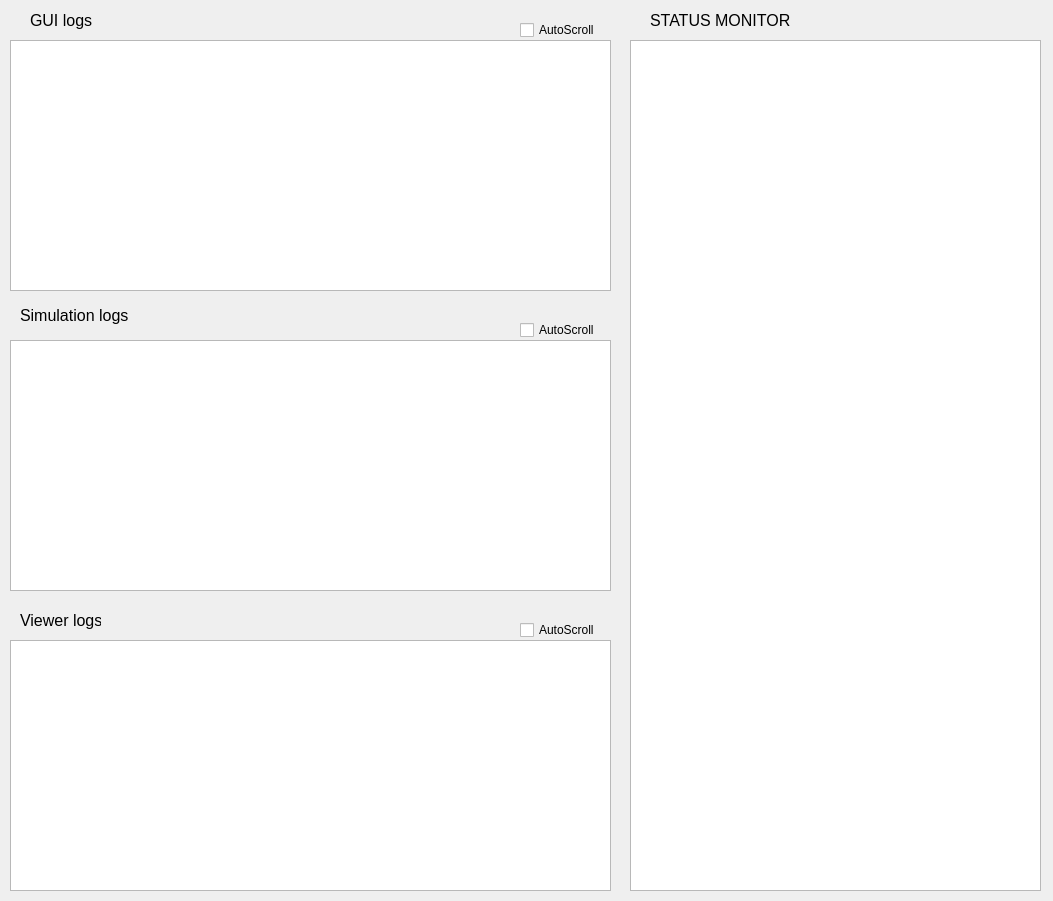
<?xml version="1.0" encoding="UTF-8"?>
<ui version="4.0">
 <class>DiagnosticsWindow</class>
 <widget class="QWidget" name="DiagnosticsWindow">
  <property name="geometry">
   <rect>
    <x>0</x>
    <y>0</y>
    <width>1053</width>
    <height>901</height>
   </rect>
  </property>
  <property name="windowTitle">
   <string>Form</string>
  </property>
  <widget class="QLabel" name="l_gui_logs">
   <property name="geometry">
    <rect>
     <x>30</x>
     <y>10</y>
     <width>121</width>
     <height>21</height>
    </rect>
   </property>
   <property name="font">
    <font>
     <family>Arial</family>
     <pointsize>12</pointsize>
    </font>
   </property>
   <property name="text">
    <string>GUI logs</string>
   </property>
  </widget>
  <widget class="QLabel" name="l_simulation_logs">
   <property name="geometry">
    <rect>
     <x>20</x>
     <y>300</y>
     <width>131</width>
     <height>31</height>
    </rect>
   </property>
   <property name="font">
    <font>
     <family>Arial</family>
     <pointsize>12</pointsize>
    </font>
   </property>
   <property name="text">
    <string>Simulation logs</string>
   </property>
  </widget>
  <widget class="QLabel" name="l_viewer_logs">
   <property name="geometry">
    <rect>
     <x>20</x>
     <y>610</y>
     <width>81</width>
     <height>21</height>
    </rect>
   </property>
   <property name="font">
    <font>
     <family>Arial</family>
     <pointsize>12</pointsize>
    </font>
   </property>
   <property name="text">
    <string>Viewer logs</string>
   </property>
  </widget>
  <widget class="QTextEdit" name="te_monitor">
   <property name="geometry">
    <rect>
     <x>630</x>
     <y>40</y>
     <width>411</width>
     <height>851</height>
    </rect>
   </property>
  </widget>
  <widget class="QLabel" name="label">
   <property name="geometry">
    <rect>
     <x>650</x>
     <y>10</y>
     <width>211</width>
     <height>20</height>
    </rect>
   </property>
   <property name="font">
    <font>
     <family>Arial</family>
     <pointsize>12</pointsize>
    </font>
   </property>
   <property name="text">
    <string>STATUS MONITOR</string>
   </property>
   <property name="alignment">
    <set>Qt::AlignLeading|Qt::AlignLeft|Qt::AlignVCenter</set>
   </property>
  </widget>
  <widget class="QTextEdit" name="te_gui_logs">
   <property name="geometry">
    <rect>
     <x>10</x>
     <y>40</y>
     <width>601</width>
     <height>251</height>
    </rect>
   </property>
  </widget>
  <widget class="QTextEdit" name="te_simulation_logs">
   <property name="geometry">
    <rect>
     <x>10</x>
     <y>340</y>
     <width>601</width>
     <height>251</height>
    </rect>
   </property>
  </widget>
  <widget class="QTextEdit" name="te_viewer_logs">
   <property name="geometry">
    <rect>
     <x>10</x>
     <y>640</y>
     <width>601</width>
     <height>251</height>
    </rect>
   </property>
  </widget>
  <widget class="QCheckBox" name="cb_autoscroll_GUI">
   <property name="geometry">
    <rect>
     <x>520</x>
     <y>20</y>
     <width>91</width>
     <height>20</height>
    </rect>
   </property>
   <property name="text">
    <string>AutoScroll</string>
   </property>
  </widget>
  <widget class="QCheckBox" name="cb_autoscroll_simulation">
   <property name="geometry">
    <rect>
     <x>520</x>
     <y>320</y>
     <width>91</width>
     <height>20</height>
    </rect>
   </property>
   <property name="text">
    <string>AutoScroll</string>
   </property>
  </widget>
  <widget class="QCheckBox" name="cb_autoscroll_viewer">
   <property name="geometry">
    <rect>
     <x>520</x>
     <y>620</y>
     <width>91</width>
     <height>20</height>
    </rect>
   </property>
   <property name="text">
    <string>AutoScroll</string>
   </property>
  </widget>
 </widget>
 <resources/>
 <connections/>
</ui>
